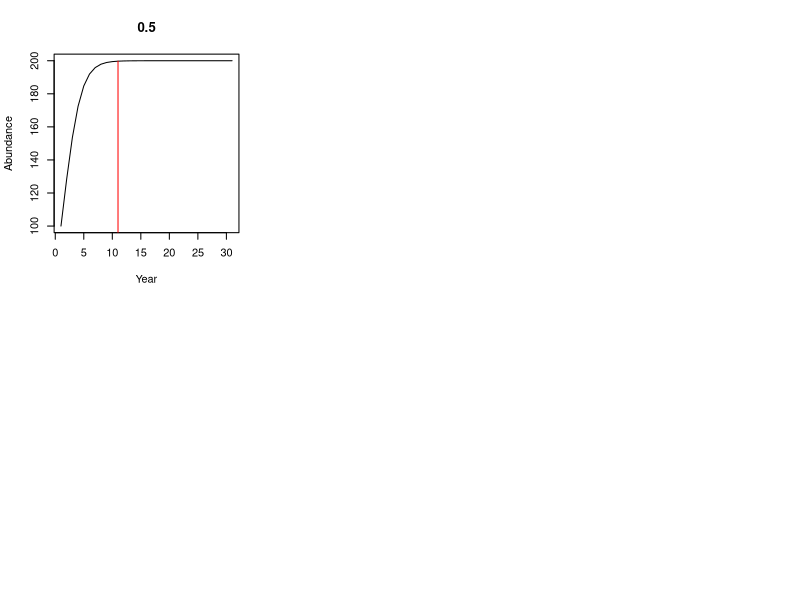

Write R code to recreate this figure.
#--- Deterministic Ricker function plots ---#

par(mfrow=c(2,3)) #Optional for making panel plots

K <- 200 #Carrying capacity across all sites
lambda <- 10
n.sites <- 10
Ninit <- lambda * n.sites #Initial N across all monitoring sites
T <- 31

Abundance <- rep(NA, times = T) #Sets up a vector of NA values to write the for loop outputs into
Abundance[1] <- Ninit

#--- Make Ricker function plots with varying annual change rates ---#

r <- 0.5 #For changing the annual population change rate, r = -0.02 produces a ca. 10% decrease after 10 years

for(i in 2:T) {
Ni <- Abundance[i-1] * exp(r*(1 - Abundance[i-1]/K))
Abundance[i] <- Ni
}

Year<-c(1:T)
plot(Abundance~Year,pch="",main=r,xlab="Year",ylab="Abundance")
lines(Abundance~Year)

# Add indication of 10-year monitoring period
y <-c(0,Abundance[11])
x <-c(11,11) 
lines(x,y,col="red")
